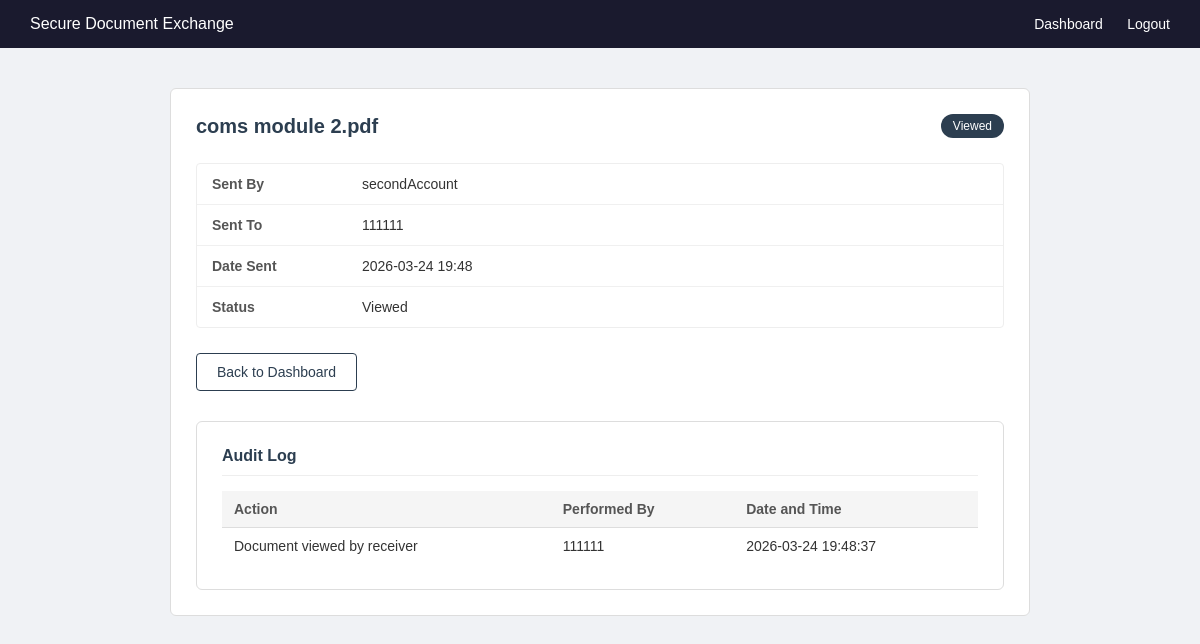
Page /document/2 (signed in) on the committed database.
### app.py (models this page shows)
class Document(db.Model):
    id = db.Column(db.Integer, primary_key=True)
    filename = db.Column(db.String(200), nullable=False)
    encrypted_filename = db.Column(db.String(200), nullable=False)
    sender_id = db.Column(db.Integer, db.ForeignKey('user.id'), nullable=False)
    receiver_id = db.Column(db.Integer, db.ForeignKey('user.id'), nullable=False)
    status = db.Column(db.String(50), default='Pending')
    uploaded_at = db.Column(db.DateTime, default=db.func.now())
    sender = db.relationship('User', foreign_keys=[sender_id])
    receiver = db.relationship('User', foreign_keys=[receiver_id])

class User(UserMixin, db.Model):
    id = db.Column(db.Integer, primary_key=True)
    username = db.Column(db.String(80), unique=True, nullable=False)
    email = db.Column(db.String(120), unique=True, nullable=False)
    password = db.Column(db.String(200), nullable=False)

class AuditLog(db.Model):
    id = db.Column(db.Integer, primary_key=True)
    document_id = db.Column(db.Integer, db.ForeignKey('document.id'), nullable=False)
    user_id = db.Column(db.Integer, db.ForeignKey('user.id'), nullable=False)
    action = db.Column(db.String(200), nullable=False)
    performed_at = db.Column(db.DateTime, default=db.func.now())
    user = db.relationship('User', foreign_keys=[user_id])

### app.py (the view, shortened to what this page needs)
@app.route('/document/<int:doc_id>')
@login_required
def view_document(doc_id):
    document = Document.query.get_or_404(doc_id)
    if current_user.id != document.sender_id and current_user.id != document.receiver_id:
        flash('You do not have permission to view this document.', 'error')
        return redirect(url_for('dashboard'))
    audit_logs = AuditLog.query.filter_by(document_id=doc_id).all()
    return render_template('document.html', document=document, audit_logs=audit_logs)

### app.py (called while the page is built)
@login_manager.user_loader
def load_user(user_id):
    return User.query.get(int(user_id))

### templates/document.html (shortened to what this page needs)
{% extends 'base.html' %}
{% block content %}
<div class="section">
    <div class="document-header">
        <h2>{{ document.filename }}</h2>
        <span class="status-badge">{{ document.status }}</span>
    </div>
    <div class="document-details">
        <div class="detail-row">
            <span class="detail-label">Sent By</span>
            <span>{{ document.sender.username }}</span>
        </div>
        <div class="detail-row">
            <span class="detail-label">Sent To</span>
            <span>{{ document.receiver.username }}</span>
        </div>
        <div class="detail-row">
            <span class="detail-label">Date Sent</span>
            <span>{{ document.uploaded_at.strftime('%Y-%m-%d %H:%M') }}</span>
        </div>
        <div class="detail-row">
            <span class="detail-label">Status</span>
            <span>{{ document.status }}</span>
        </div>
    </div>
    <div class="document-actions">
        <a href="/dashboard" class="btn-secondary">Back to Dashboard</a>
    </div>
    <div class="section" style="margin-top: 30px;">
        <h3>Audit Log</h3>
        <table>
            <thead>
                <tr>
                    <th>Action</th>
                    <th>Performed By</th>
                    <th>Date and Time</th>
                </tr>
            </thead>
            <tbody>
                {% for log in audit_logs %}
                <tr>
                    <td>{{ log.action }}</td>
                    <td>{{ log.user.username }}</td>
                    <td>{{ log.performed_at.strftime('%Y-%m-%d %H:%M:%S') }}</td>
                </tr>
                {% endfor %}
            </tbody>
        </table>
    </div>
</div>
{% endblock %}

### static/style.css (style rules this page uses)
* { margin: 0; padding: 0; box-sizing: border-box; font-family: Arial, sans-serif; }
body { background-color: #f0f2f5; color: #333; }
.section { background: white; border: 1px solid #ddd; border-radius: 6px; padding: 25px; }
.section h3 { font-size: 16px; color: #2c3e50; margin-bottom: 15px; padding-bottom: 10px; border-bottom: 1px solid #eee; }
table { width: 100%; border-collapse: collapse; font-size: 14px; }
thead { background-color: #f5f5f5; }
th { text-align: left; padding: 10px 12px; font-weight: bold; color: #555; border-bottom: 1px solid #ddd; }
td { padding: 10px 12px; border-bottom: 1px solid #f0f0f0; color: #333; }
tr:last-child td { border-bottom: none; }
.document-header { display: flex; justify-content: space-between; align-items: center; margin-bottom: 25px; }
.document-header h2 { font-size: 20px; color: #2c3e50; }
.status-badge { background-color: #2c3e50; color: white; padding: 5px 12px; border-radius: 20px; font-size: 12px; }
.document-details { border: 1px solid #eee; border-radius: 4px; margin-bottom: 25px; }
.detail-row { display: flex; padding: 12px 15px; border-bottom: 1px solid #f0f0f0; font-size: 14px; }
.detail-row:last-child { border-bottom: none; }
.detail-label { width: 150px; font-weight: bold; color: #555; }
.document-actions { display: flex; gap: 10px; margin-bottom: 25px; }
.btn-secondary { background-color: white; color: #2c3e50; padding: 10px 20px; border-radius: 4px; text-decoration: none; font-size: 14px; border: 1px solid #2c3e50; }

### rows in the picture
Document: filename "coms module 2.pdf", status "Viewed", uploaded_at "2026-03-24 19:48"
User: sender.username "secondAccount"
User: receiver.username "111111"
AuditLog: action "Document viewed by receiver", user.username "111111", performed_at "2026-03-24 19:48:37"
